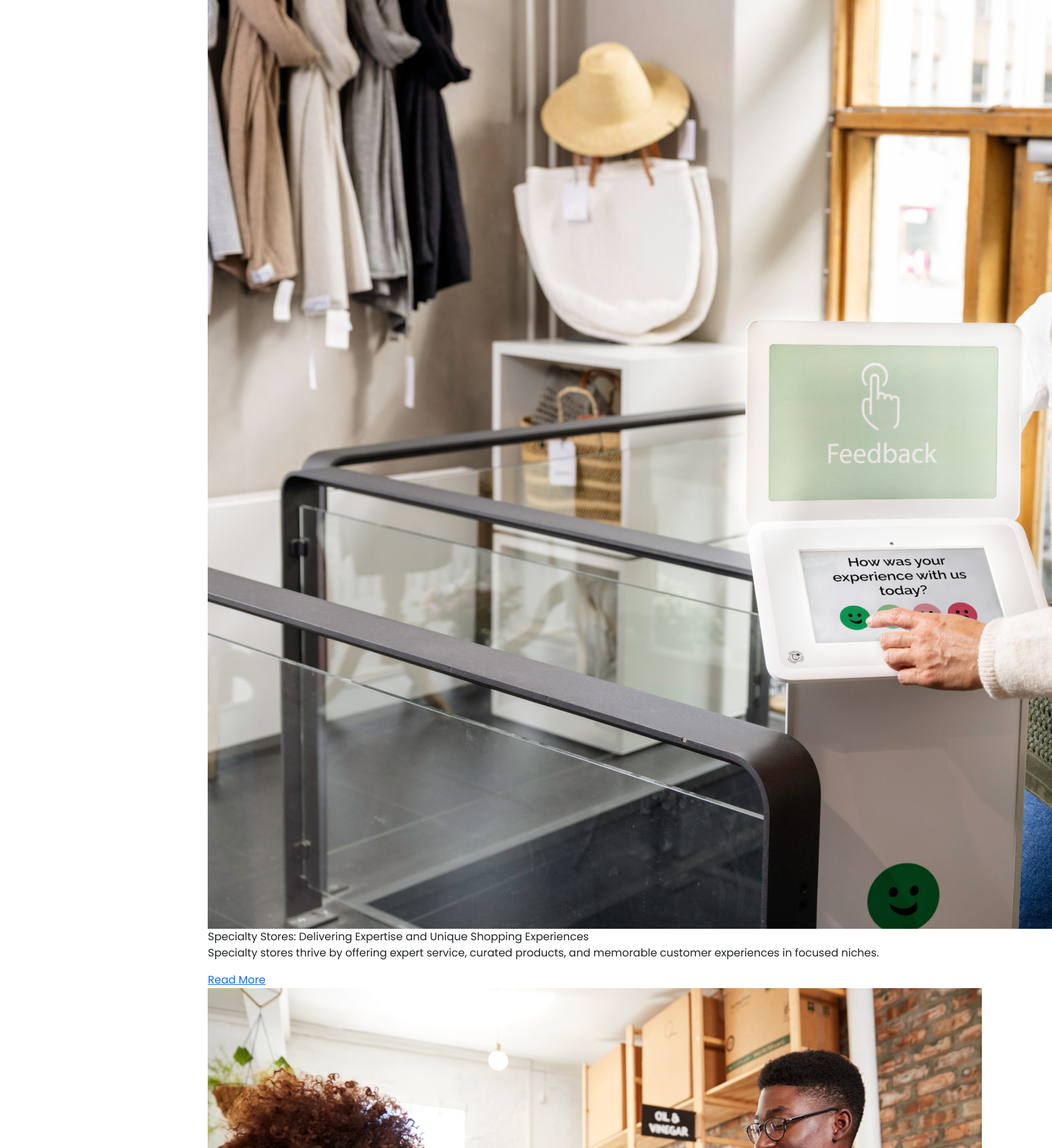
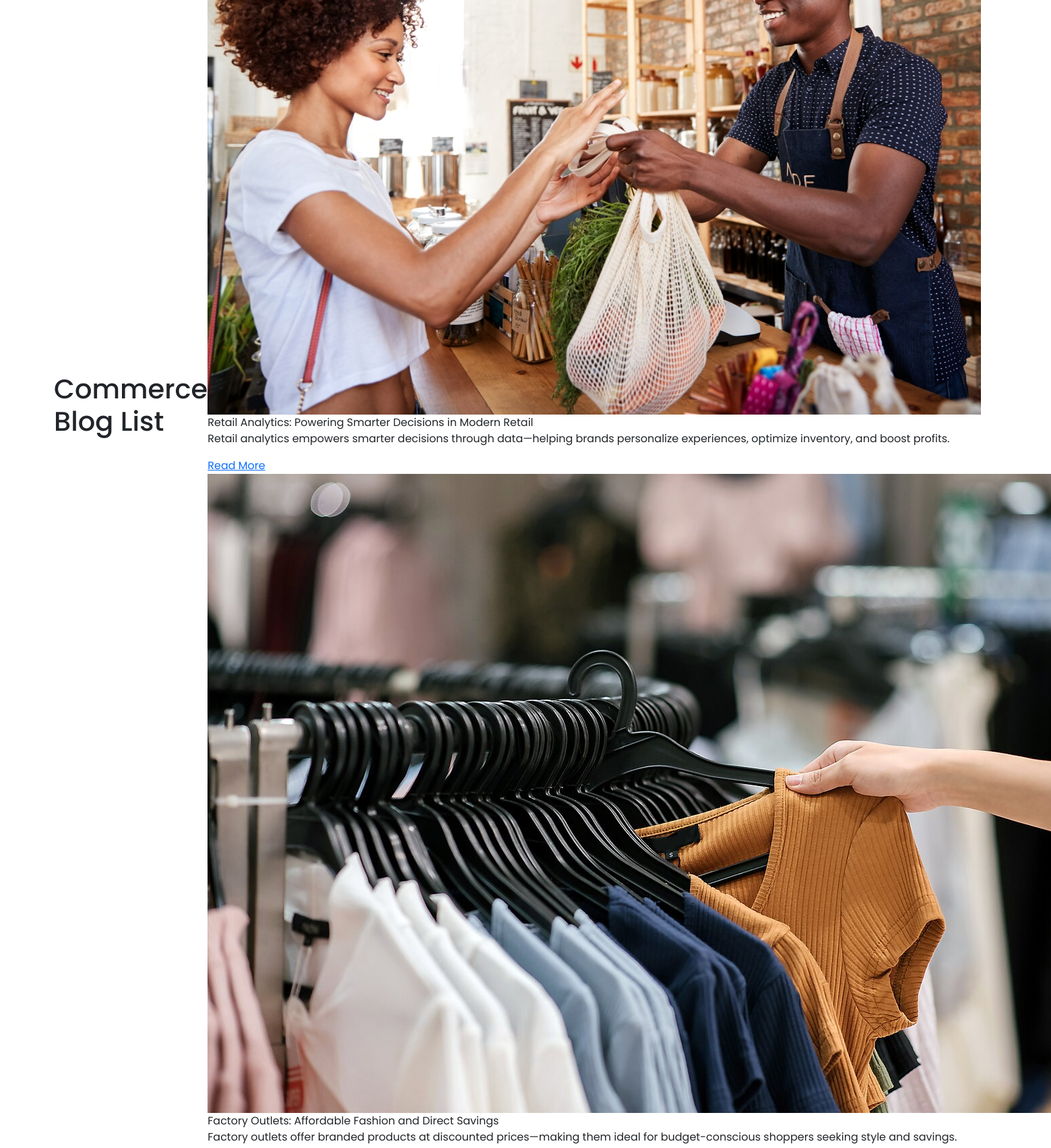
Screenshot of /blog/commerce/ (upper part) with the database file from the repository (2 pictures, top to bottom).
### blog/models.py (models this page shows, shortened)
class Blog(models.Model):
    BLOG_TYPE_CHOICES = [
        ('commerce', 'commerce'),
        ('energy', 'energy'),
        ('esports', 'esports'),
        ('fintech', 'fintech'),
        ('healthcare', 'healthcare'),
        ('realestate', 'realestate'),
        ('tour', 'tour'),
    ]
    title = models.CharField(max_length=255)
    slug = models.SlugField(unique=False, blank=True)
    image = models.ImageField(upload_to="blog/images/blog_images")
    content = models.TextField()
    short_description = models.CharField(max_length=200, blank=True, null=True)
    category = models.CharField(max_length=100)
    published_date = models.DateTimeField(auto_now_add=True)
    author = models.CharField(max_length=100, default="Unknown Author")
    author_description = models.TextField(default="No description available.")
    author_image = models.ImageField(
    upload_to='blog/images/author_images/',
    default='blog/images/author_images/default_author_image.png',
    blank=True, null=True
    )
    active = models.BooleanField(default=True)
    tags = models.ManyToManyField(Tag, blank=True)
    blog_type = models.CharField(
        max_length=20, choices=BLOG_TYPE_CHOICES, default='healthcare'
    )  # Default value corrected

### blog/views.py (the view)
# urls.py: path("commerce/", views.blog_list, {"blog_type": "commerce"}, name="commerce_blog_list"),
def blog_list(request, blog_type=None):
    if blog_type not in dict(Blog.BLOG_TYPE_CHOICES).keys():
        messages.error(request, 'Invalid blog type!')
        return redirect('blog:form')
    blogs = Blog.objects.filter(active=True, blog_type=blog_type).order_by("-published_date")
    for blog in blogs:
        if not blog.slug or not slugify(blog.slug):
            blog.slug = slugify(blog.title)
            blog.save()
    return render(request, f'{blog_type}_blog_list.html', {
        "blogs": blogs,
        "blog_type": blog_type
    })

### blog/templates/commerce_blog_list.html (shortened to what this page needs)
{% load static %}
<!DOCTYPE html>
<html lang="en">
<head>
    <link href="https://cdn.jsdelivr.net/npm/bootstrap@5.3.0-alpha1/dist/css/bootstrap.min.css" rel="stylesheet">
    <link rel="stylesheet" href="{% static 'css/styles.css' %}">
    {% include 'favicon.html' %}
</head>
<body>
    <div class="container">
        <h1 class="page-title">Commerce Blog List</h1>
        <div class="blog-grid">
            {% for blog in blogs %}
            <div class="blog-card">
                <div class="blog-image">
                    {% if blog.image %}
                        <img src="{{ blog.image.url }}" alt="{{ blog.title }}" class="blog-img">
                    {% else %}
                        <img src="{% static 'images/default_blog_image.jpg' %}" alt="{{ blog.title }}" class="blog-img">
                    {% endif %}
                    <div class="blog-title">{{ blog.title }}</div>
                </div>
                <div class="blog-content">
                    <p class="blog-text">{{ blog.short_description|default:blog.content|truncatewords:30|safe }}</p>
                    <a href="{% url 'blog:commerce_blog_detail' blog.slug %}" class="read-more" aria-label="Read more about {{ blog.title }}">Read More</a>
                </div>
            </div>
            {% endfor %}
        </div>
    </div>
</body>
</html>

### static/css/styles.css (style rules this page uses)
:root { --green: #19af62; --white: #ffffff; --light-gray: #f7f7f7; --medium-gray: #d6d4d4; --dark-gray: #6e7d83; --text-color: #353c3f; --shadow: 0 4px 10px rgba(0, 0, 0, 0.2); }
body { background-image: url("../images/backdrop.jpg"); background-position: bottom; scroll-behavior: smooth; width: 100%; margin: 0; font-family: "Poppins", sans-serif; margin: 0 auto; }
.container { display: flex; justify-content: space-between; align-items: center; width: 100%; max-width: 1440px; margin: 0 auto; padding: 0 20px; box-sizing: border-box; }

### rows the page displays
Blog: image (picture), title "Specialty Stores: Delivering Expertise and Unique Shopping Experiences", short_description "Specialty stores thrive by offering expert service, curated products, and memorable customer experiences in focused niches."
Blog: image (picture), title "Retail Analytics: Powering Smarter Decisions in Modern Retail", short_description "Retail analytics empowers smarter decisions through data—helping brands personalize experiences, optimize inventory, and boost profits."
Blog: image (picture), title "Factory Outlets: Affordable Fashion and Direct Savings", short_description "Factory outlets offer branded products at discounted prices—making them ideal for budget-conscious shoppers seeking style and savings."
